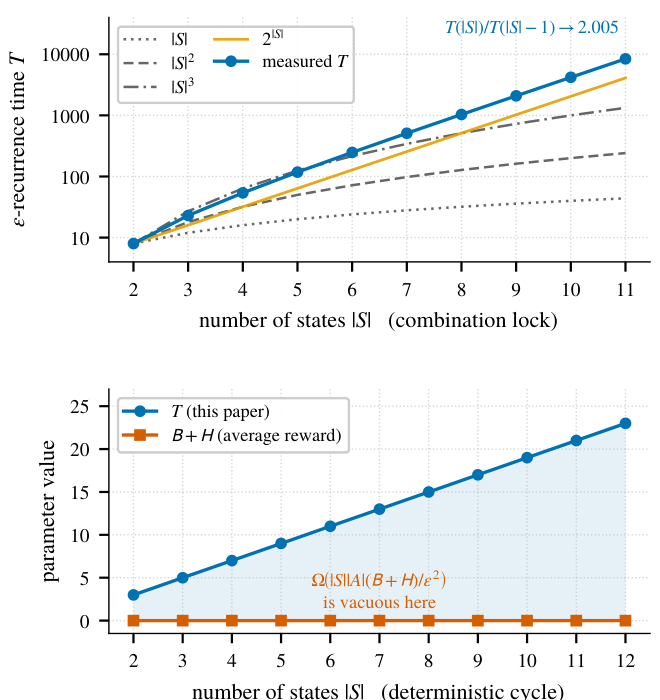

Write the Python code that produced this figure.
"""A worked results figure, from AAAI-27 paper 45654. Run it to see the output.

The claim is that no existing parameter can stand in for the recurrence time T.
Top: T grows exponentially in |S|, so no polynomial in |S| bounds it. Bottom: T
grows while the average-reward parameters B and H stay identically zero, so a
bound written in B+H is vacuous exactly where T is not.

Two conventions worth copying from it. The polynomial references in the top
panel are *anchored at the first data point*, so the eye compares growth rates
rather than constants -- on a log axis an exponential is straight and every
polynomial bends away. And the bottom panel shades between the two series, so
the gap the paragraph is about is the thing the reader sees.

The numbers are the exact epsilon-recurrence times of the paper's Definition 1,
computed by forward propagation rather than sampling, and cached here.
"""
import json
import os
import sys

sys.path.insert(0, os.path.join(os.path.dirname(os.path.abspath(__file__)),
                                "scripts"))
import plot_style as ps                                       # noqa: E402
from plot_style import BLUE, COL, GREY, ORANGE, VERM, plt      # noqa: E402

HERE = os.path.dirname(os.path.abspath(__file__))
data = json.load(open(os.path.join(HERE, "example_data.json")))
lock, cyc = data["lock"], data["cycle"]

fig, ax = plt.subplots(2, 1, figsize=(COL, 3.5))
fig.subplots_adjust(left=0.165, right=0.985, top=0.975, bottom=0.115,
                    hspace=0.55)

# ------------------------------------------------- top: T is exponential in |S|
ms = [r["m"] for r in lock]
Ts = [r["T"] for r in lock]
m0, T0 = ms[0], Ts[0]

for expo, label, style in [(1, r"$|S|$", (0, (1, 2))),
                           (2, r"$|S|^2$", (0, (4, 2))),
                           (3, r"$|S|^3$", (0, (6, 2, 1, 2)))]:
    ax[0].plot(ms, [T0 * (m / m0) ** expo for m in ms], ls=style, color=GREY,
               lw=0.9, label=label)
ax[0].plot(ms, [T0 * 2 ** (m - m0) for m in ms], "-", color=ORANGE, lw=1.0,
           alpha=0.9, label=r"$2^{|S|}$")
ax[0].plot(ms, Ts, "o-", color=BLUE, label=r"measured $T$")

ps.logticks(ax[0], [10, 100, 1000, 10000])
ax[0].set_xlabel(r"number of states $|S|$   (combination lock)")
ax[0].set_ylabel(r"$\epsilon$-recurrence time $T$")
ax[0].set_xticks(list(ms))
ax[0].set_ylim(4, 4e4)
ratio = Ts[-1] / Ts[-2]
ax[0].annotate(fr"$T(|S|)/T(|S|-1)\to{ratio:.3f}$", xy=(ms[-1], Ts[-1]),
               xytext=(-2, 9), textcoords="offset points", ha="right",
               fontsize=6.6, color=BLUE)
ax[0].legend(loc="upper left", ncol=2, **ps.LEGEND)

# ------------------------------- bottom: B and H are blind to what T measures
Ls = [r["L"] for r in cyc]
cT = [r["T"] for r in cyc]
cBH = [r["BH"] for r in cyc]

ax[1].plot(Ls, cT, "o-", color=BLUE, label=r"$T$ (this paper)")
ax[1].plot(Ls, cBH, "s-", color=VERM,
           label=r"$\mathsf{B}+\mathsf{H}$ (average reward)")
ax[1].fill_between(Ls, cBH, cT, color=BLUE, alpha=0.10, lw=0)

ax[1].set_xlabel(r"number of states $|S|$   (deterministic cycle)")
ax[1].set_ylabel("parameter value")
ax[1].set_xticks(list(Ls))
ax[1].set_ylim(-1.5, 27)
ax[1].annotate(r"$\Omega\!\left(|S||A|(\mathsf{B}+\mathsf{H})/\epsilon^2\right)$"
               "\nis vacuous here", xy=(7, 1.0), ha="center", va="bottom",
               fontsize=6.6, color=VERM)
ax[1].legend(loc="upper left", **ps.LEGEND)

ps.save(fig, os.path.join(HERE, "example.pdf"))
ps.report(lock_states=f"{ms[0]}..{ms[-1]}", lock_T=f"{Ts[0]}..{Ts[-1]}",
          last_ratio=f"{ratio:.3f}",
          above_cubic=f"{Ts[-1] / (T0 * (ms[-1] / m0) ** 3):.1f}x",
          cycle_T=f"{cT[0]}..{cT[-1]}", cycle_BH=sorted(set(cBH)))
